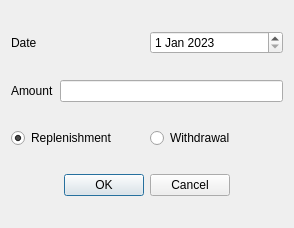
<?xml version="1.0" encoding="UTF-8"?>
<ui version="4.0">
 <class>ReplenismentWindow</class>
 <widget class="QDialog" name="ReplenismentWindow">
  <property name="geometry">
   <rect>
    <x>0</x>
    <y>0</y>
    <width>294</width>
    <height>228</height>
   </rect>
  </property>
  <property name="windowTitle">
   <string>Dialog</string>
  </property>
  <layout class="QVBoxLayout" name="verticalLayout">
   <item>
    <layout class="QHBoxLayout" name="horizontalLayout">
     <item>
      <widget class="QLabel" name="label_2">
       <property name="text">
        <string>Date</string>
       </property>
      </widget>
     </item>
     <item>
      <widget class="QDateEdit" name="dateEdit">
       <property name="frame">
        <bool>true</bool>
       </property>
       <property name="dateTime">
        <datetime>
         <hour>18</hour>
         <minute>0</minute>
         <second>0</second>
         <year>2023</year>
         <month>1</month>
         <day>1</day>
        </datetime>
       </property>
       <property name="maximumDate">
        <date>
         <year>9999</year>
         <month>12</month>
         <day>30</day>
        </date>
       </property>
      </widget>
     </item>
    </layout>
   </item>
   <item>
    <layout class="QHBoxLayout" name="horizontalLayout_2">
     <item>
      <widget class="QLabel" name="label">
       <property name="text">
        <string>Amount</string>
       </property>
      </widget>
     </item>
     <item>
      <widget class="QLineEdit" name="lineEdit"/>
     </item>
    </layout>
   </item>
   <item>
    <layout class="QHBoxLayout" name="horizontalLayout_3">
     <item>
      <widget class="QRadioButton" name="radioButtonRepl">
       <property name="text">
        <string>Replenishment</string>
       </property>
       <property name="checked">
        <bool>true</bool>
       </property>
      </widget>
     </item>
     <item>
      <widget class="QRadioButton" name="radioButtonWithdrawal">
       <property name="text">
        <string>Withdrawal </string>
       </property>
      </widget>
     </item>
    </layout>
   </item>
   <item>
    <widget class="QDialogButtonBox" name="buttonBox">
     <property name="orientation">
      <enum>Qt::Horizontal</enum>
     </property>
     <property name="standardButtons">
      <set>QDialogButtonBox::Cancel|QDialogButtonBox::Ok</set>
     </property>
     <property name="centerButtons">
      <bool>true</bool>
     </property>
    </widget>
   </item>
  </layout>
 </widget>
 <resources/>
 <connections>
  <connection>
   <sender>buttonBox</sender>
   <signal>accepted()</signal>
   <receiver>ReplenismentWindow</receiver>
   <slot>accept()</slot>
   <hints>
    <hint type="sourcelabel">
     <x>248</x>
     <y>254</y>
    </hint>
    <hint type="destinationlabel">
     <x>157</x>
     <y>274</y>
    </hint>
   </hints>
  </connection>
  <connection>
   <sender>buttonBox</sender>
   <signal>rejected()</signal>
   <receiver>ReplenismentWindow</receiver>
   <slot>reject()</slot>
   <hints>
    <hint type="sourcelabel">
     <x>316</x>
     <y>260</y>
    </hint>
    <hint type="destinationlabel">
     <x>286</x>
     <y>274</y>
    </hint>
   </hints>
  </connection>
 </connections>
</ui>
